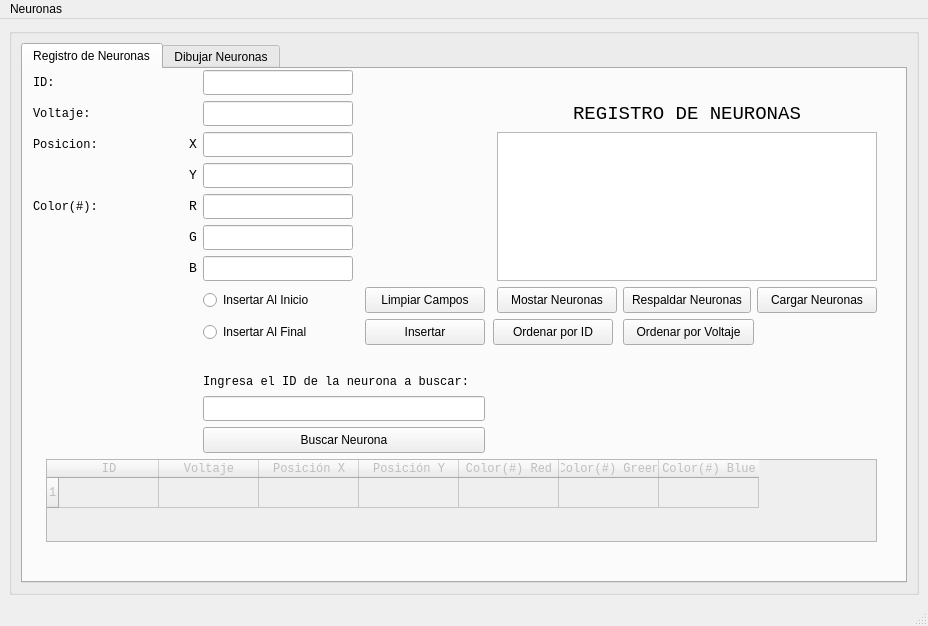
<?xml version="1.0" encoding="UTF-8"?>
<ui version="4.0">
 <class>MainWindow</class>
 <widget class="QMainWindow" name="MainWindow">
  <property name="geometry">
   <rect>
    <x>0</x>
    <y>0</y>
    <width>928</width>
    <height>626</height>
   </rect>
  </property>
  <property name="windowTitle">
   <string>MainWindow</string>
  </property>
  <widget class="QWidget" name="centralwidget">
   <layout class="QHBoxLayout" name="horizontalLayout">
    <item>
     <widget class="QGroupBox" name="groupBox">
      <property name="title">
       <string/>
      </property>
      <layout class="QGridLayout" name="gridLayout_2">
       <item row="0" column="0">
        <widget class="QTabWidget" name="tabWidget">
         <property name="currentIndex">
          <number>0</number>
         </property>
         <widget class="QWidget" name="tab_1">
          <attribute name="title">
           <string>Registro de Neuronas</string>
          </attribute>
          <widget class="QTableWidget" name="tableWidget">
           <property name="enabled">
            <bool>false</bool>
           </property>
           <property name="geometry">
            <rect>
             <x>23</x>
             <y>390</y>
             <width>831</width>
             <height>83</height>
            </rect>
           </property>
           <property name="font">
            <font>
             <family>Consolas</family>
            </font>
           </property>
           <property name="frameShadow">
            <enum>QFrame::Sunken</enum>
           </property>
           <property name="gridStyle">
            <enum>Qt::SolidLine</enum>
           </property>
           <property name="rowCount">
            <number>1</number>
           </property>
           <property name="columnCount">
            <number>7</number>
           </property>
           <attribute name="horizontalHeaderMinimumSectionSize">
            <number>17</number>
           </attribute>
           <row/>
           <column>
            <property name="text">
             <string>ID</string>
            </property>
            <property name="font">
             <font>
              <family>Consolas</family>
             </font>
            </property>
           </column>
           <column>
            <property name="text">
             <string>Voltaje</string>
            </property>
            <property name="font">
             <font>
              <family>Consolas</family>
             </font>
            </property>
           </column>
           <column>
            <property name="text">
             <string>Posición X</string>
            </property>
            <property name="font">
             <font>
              <family>Consolas</family>
             </font>
            </property>
           </column>
           <column>
            <property name="text">
             <string>Posición Y</string>
            </property>
            <property name="font">
             <font>
              <family>Consolas</family>
             </font>
            </property>
           </column>
           <column>
            <property name="text">
             <string>Color(#) Red</string>
            </property>
            <property name="font">
             <font>
              <family>Consolas</family>
             </font>
            </property>
           </column>
           <column>
            <property name="text">
             <string>Color(#) Green</string>
            </property>
            <property name="font">
             <font>
              <family>Consolas</family>
             </font>
            </property>
           </column>
           <column>
            <property name="text">
             <string>Color(#) Blue</string>
            </property>
            <property name="font">
             <font>
              <family>Consolas</family>
             </font>
            </property>
           </column>
           <item row="0" column="0">
            <property name="text">
             <string/>
            </property>
            <property name="flags">
             <set>ItemIsSelectable|ItemIsDragEnabled|ItemIsDropEnabled|ItemIsUserCheckable|ItemIsEnabled</set>
            </property>
           </item>
           <item row="0" column="1">
            <property name="text">
             <string/>
            </property>
            <property name="flags">
             <set>ItemIsSelectable|ItemIsDragEnabled|ItemIsDropEnabled|ItemIsUserCheckable|ItemIsEnabled</set>
            </property>
           </item>
           <item row="0" column="2">
            <property name="text">
             <string/>
            </property>
            <property name="flags">
             <set>ItemIsSelectable|ItemIsDragEnabled|ItemIsDropEnabled|ItemIsUserCheckable|ItemIsEnabled</set>
            </property>
           </item>
           <item row="0" column="3">
            <property name="text">
             <string/>
            </property>
            <property name="flags">
             <set>ItemIsSelectable|ItemIsDragEnabled|ItemIsDropEnabled|ItemIsUserCheckable|ItemIsEnabled</set>
            </property>
           </item>
           <item row="0" column="4">
            <property name="text">
             <string/>
            </property>
            <property name="flags">
             <set>ItemIsSelectable|ItemIsDragEnabled|ItemIsDropEnabled|ItemIsUserCheckable|ItemIsEnabled</set>
            </property>
           </item>
           <item row="0" column="5">
            <property name="text">
             <string/>
            </property>
            <property name="flags">
             <set>ItemIsSelectable|ItemIsDragEnabled|ItemIsDropEnabled|ItemIsUserCheckable|ItemIsEnabled</set>
            </property>
           </item>
           <item row="0" column="6">
            <property name="text">
             <string/>
            </property>
            <property name="flags">
             <set>ItemIsSelectable|ItemIsDragEnabled|ItemIsDropEnabled|ItemIsUserCheckable|ItemIsEnabled</set>
            </property>
           </item>
          </widget>
          <widget class="QPushButton" name="LoadPushButton">
           <property name="geometry">
            <rect>
             <x>734</x>
             <y>218</y>
             <width>120</width>
             <height>26</height>
            </rect>
           </property>
           <property name="minimumSize">
            <size>
             <width>120</width>
             <height>0</height>
            </size>
           </property>
           <property name="cursor">
            <cursorShape>PointingHandCursor</cursorShape>
           </property>
           <property name="text">
            <string>Cargar Neuronas</string>
           </property>
          </widget>
          <widget class="QLabel" name="GLabel">
           <property name="geometry">
            <rect>
             <x>166</x>
             <y>156</y>
             <width>8</width>
             <height>25</height>
            </rect>
           </property>
           <property name="font">
            <font>
             <family>Consolas</family>
             <pointsize>10</pointsize>
            </font>
           </property>
           <property name="text">
            <string>G</string>
           </property>
          </widget>
          <widget class="QLabel" name="Separator">
           <property name="geometry">
            <rect>
             <x>10</x>
             <y>218</y>
             <width>150</width>
             <height>26</height>
            </rect>
           </property>
           <property name="text">
            <string/>
           </property>
          </widget>
          <widget class="QPushButton" name="ShowNPushButton">
           <property name="geometry">
            <rect>
             <x>474</x>
             <y>218</y>
             <width>120</width>
             <height>26</height>
            </rect>
           </property>
           <property name="minimumSize">
            <size>
             <width>120</width>
             <height>0</height>
            </size>
           </property>
           <property name="maximumSize">
            <size>
             <width>120</width>
             <height>16777215</height>
            </size>
           </property>
           <property name="cursor">
            <cursorShape>PointingHandCursor</cursorShape>
           </property>
           <property name="text">
            <string>Mostar Neuronas</string>
           </property>
          </widget>
          <widget class="QLabel" name="WindowTitleLabel">
           <property name="geometry">
            <rect>
             <x>474</x>
             <y>32</y>
             <width>380</width>
             <height>25</height>
            </rect>
           </property>
           <property name="maximumSize">
            <size>
             <width>16777215</width>
             <height>236</height>
            </size>
           </property>
           <property name="font">
            <font>
             <family>Consolas</family>
             <pointsize>14</pointsize>
            </font>
           </property>
           <property name="text">
            <string>REGISTRO DE NEURONAS</string>
           </property>
           <property name="alignment">
            <set>Qt::AlignCenter</set>
           </property>
           <property name="margin">
            <number>-1</number>
           </property>
           <property name="indent">
            <number>-1</number>
           </property>
          </widget>
          <widget class="QRadioButton" name="EndInsertPushButton">
           <property name="geometry">
            <rect>
             <x>180</x>
             <y>251</y>
             <width>150</width>
             <height>24</height>
            </rect>
           </property>
           <property name="cursor">
            <cursorShape>PointingHandCursor</cursorShape>
           </property>
           <property name="text">
            <string>Insertar Al Final</string>
           </property>
          </widget>
          <widget class="QLabel" name="RLabel">
           <property name="geometry">
            <rect>
             <x>166</x>
             <y>125</y>
             <width>8</width>
             <height>25</height>
            </rect>
           </property>
           <property name="font">
            <font>
             <family>Consolas</family>
             <pointsize>10</pointsize>
            </font>
           </property>
           <property name="text">
            <string>R</string>
           </property>
          </widget>
          <widget class="QLineEdit" name="VoltLineEdit">
           <property name="geometry">
            <rect>
             <x>180</x>
             <y>32</y>
             <width>150</width>
             <height>25</height>
            </rect>
           </property>
          </widget>
          <widget class="QLineEdit" name="PosYLineEdit">
           <property name="geometry">
            <rect>
             <x>180</x>
             <y>94</y>
             <width>150</width>
             <height>25</height>
            </rect>
           </property>
          </widget>
          <widget class="QLabel" name="BLabel">
           <property name="geometry">
            <rect>
             <x>166</x>
             <y>187</y>
             <width>8</width>
             <height>25</height>
            </rect>
           </property>
           <property name="font">
            <font>
             <family>Consolas</family>
             <pointsize>10</pointsize>
            </font>
           </property>
           <property name="text">
            <string>B</string>
           </property>
          </widget>
          <widget class="QLabel" name="XLabel">
           <property name="geometry">
            <rect>
             <x>166</x>
             <y>63</y>
             <width>8</width>
             <height>25</height>
            </rect>
           </property>
           <property name="font">
            <font>
             <family>Consolas</family>
             <pointsize>10</pointsize>
            </font>
           </property>
           <property name="text">
            <string>X</string>
           </property>
          </widget>
          <widget class="QLabel" name="IDLabel">
           <property name="geometry">
            <rect>
             <x>10</x>
             <y>1</y>
             <width>150</width>
             <height>25</height>
            </rect>
           </property>
           <property name="font">
            <font>
             <family>Consolas</family>
            </font>
           </property>
           <property name="text">
            <string>ID:</string>
           </property>
          </widget>
          <widget class="QLabel" name="PosLabel">
           <property name="geometry">
            <rect>
             <x>10</x>
             <y>63</y>
             <width>150</width>
             <height>25</height>
            </rect>
           </property>
           <property name="font">
            <font>
             <family>Consolas</family>
            </font>
           </property>
           <property name="text">
            <string>Posicion:</string>
           </property>
          </widget>
          <widget class="QLabel" name="IDSearchLabel">
           <property name="geometry">
            <rect>
             <x>180</x>
             <y>305</y>
             <width>282</width>
             <height>16</height>
            </rect>
           </property>
           <property name="font">
            <font>
             <family>Consolas</family>
             <pointsize>9</pointsize>
            </font>
           </property>
           <property name="text">
            <string>Ingresa el ID de la neurona a buscar:</string>
           </property>
          </widget>
          <widget class="QLabel" name="ColorLabel">
           <property name="geometry">
            <rect>
             <x>10</x>
             <y>125</y>
             <width>150</width>
             <height>25</height>
            </rect>
           </property>
           <property name="font">
            <font>
             <family>Consolas</family>
            </font>
           </property>
           <property name="text">
            <string>Color(#):</string>
           </property>
          </widget>
          <widget class="QLabel" name="VoltLabel">
           <property name="geometry">
            <rect>
             <x>10</x>
             <y>32</y>
             <width>150</width>
             <height>25</height>
            </rect>
           </property>
           <property name="font">
            <font>
             <family>Consolas</family>
            </font>
           </property>
           <property name="text">
            <string>Voltaje:</string>
           </property>
          </widget>
          <widget class="QLineEdit" name="PosXLineEdit">
           <property name="geometry">
            <rect>
             <x>180</x>
             <y>63</y>
             <width>150</width>
             <height>25</height>
            </rect>
           </property>
          </widget>
          <widget class="QPushButton" name="SearchPushButton">
           <property name="geometry">
            <rect>
             <x>180</x>
             <y>358</y>
             <width>282</width>
             <height>26</height>
            </rect>
           </property>
           <property name="cursor">
            <cursorShape>PointingHandCursor</cursorShape>
           </property>
           <property name="text">
            <string>Buscar Neurona</string>
           </property>
          </widget>
          <widget class="QPushButton" name="CleanPushNutton">
           <property name="geometry">
            <rect>
             <x>342</x>
             <y>218</y>
             <width>120</width>
             <height>26</height>
            </rect>
           </property>
           <property name="minimumSize">
            <size>
             <width>120</width>
             <height>0</height>
            </size>
           </property>
           <property name="cursor">
            <cursorShape>PointingHandCursor</cursorShape>
           </property>
           <property name="text">
            <string>Limpiar Campos</string>
           </property>
          </widget>
          <widget class="QPushButton" name="SavePushButton">
           <property name="geometry">
            <rect>
             <x>600</x>
             <y>218</y>
             <width>128</width>
             <height>26</height>
            </rect>
           </property>
           <property name="minimumSize">
            <size>
             <width>120</width>
             <height>0</height>
            </size>
           </property>
           <property name="cursor">
            <cursorShape>PointingHandCursor</cursorShape>
           </property>
           <property name="text">
            <string>Respaldar Neuronas</string>
           </property>
          </widget>
          <widget class="QLineEdit" name="ColorRLineEdit">
           <property name="geometry">
            <rect>
             <x>180</x>
             <y>125</y>
             <width>150</width>
             <height>25</height>
            </rect>
           </property>
          </widget>
          <widget class="QPushButton" name="InserPushButton">
           <property name="geometry">
            <rect>
             <x>342</x>
             <y>250</y>
             <width>120</width>
             <height>26</height>
            </rect>
           </property>
           <property name="minimumSize">
            <size>
             <width>120</width>
             <height>0</height>
            </size>
           </property>
           <property name="cursor">
            <cursorShape>PointingHandCursor</cursorShape>
           </property>
           <property name="text">
            <string>Insertar</string>
           </property>
          </widget>
          <widget class="QLineEdit" name="ColorGLineEdit">
           <property name="geometry">
            <rect>
             <x>180</x>
             <y>156</y>
             <width>150</width>
             <height>25</height>
            </rect>
           </property>
          </widget>
          <widget class="QLineEdit" name="IDSearchLineEdit">
           <property name="geometry">
            <rect>
             <x>180</x>
             <y>327</y>
             <width>282</width>
             <height>25</height>
            </rect>
           </property>
          </widget>
          <widget class="QLabel" name="label">
           <property name="geometry">
            <rect>
             <x>180</x>
             <y>282</y>
             <width>150</width>
             <height>17</height>
            </rect>
           </property>
           <property name="text">
            <string/>
           </property>
          </widget>
          <widget class="QLineEdit" name="ColorBLineEdit">
           <property name="geometry">
            <rect>
             <x>180</x>
             <y>187</y>
             <width>150</width>
             <height>25</height>
            </rect>
           </property>
          </widget>
          <widget class="QPlainTextEdit" name="InfoDisplay">
           <property name="geometry">
            <rect>
             <x>474</x>
             <y>63</y>
             <width>380</width>
             <height>149</height>
            </rect>
           </property>
           <property name="readOnly">
            <bool>true</bool>
           </property>
          </widget>
          <widget class="QRadioButton" name="BegginInsertPushButton">
           <property name="geometry">
            <rect>
             <x>180</x>
             <y>219</y>
             <width>150</width>
             <height>24</height>
            </rect>
           </property>
           <property name="cursor">
            <cursorShape>PointingHandCursor</cursorShape>
           </property>
           <property name="text">
            <string>Insertar Al Inicio</string>
           </property>
          </widget>
          <widget class="QLineEdit" name="IDLineEdit">
           <property name="geometry">
            <rect>
             <x>180</x>
             <y>1</y>
             <width>150</width>
             <height>25</height>
            </rect>
           </property>
          </widget>
          <widget class="QLabel" name="YLabel">
           <property name="geometry">
            <rect>
             <x>166</x>
             <y>94</y>
             <width>8</width>
             <height>25</height>
            </rect>
           </property>
           <property name="font">
            <font>
             <family>Consolas</family>
             <pointsize>10</pointsize>
            </font>
           </property>
           <property name="text">
            <string>Y</string>
           </property>
          </widget>
          <widget class="QPushButton" name="pushButton">
           <property name="geometry">
            <rect>
             <x>470</x>
             <y>250</y>
             <width>120</width>
             <height>26</height>
            </rect>
           </property>
           <property name="minimumSize">
            <size>
             <width>120</width>
             <height>0</height>
            </size>
           </property>
           <property name="text">
            <string>Ordenar por ID</string>
           </property>
          </widget>
          <widget class="QPushButton" name="pushButton_2">
           <property name="geometry">
            <rect>
             <x>600</x>
             <y>250</y>
             <width>131</width>
             <height>26</height>
            </rect>
           </property>
           <property name="text">
            <string>Ordenar por Voltaje</string>
           </property>
          </widget>
         </widget>
         <widget class="QWidget" name="tab_2">
          <attribute name="title">
           <string>Dibujar Neuronas</string>
          </attribute>
          <widget class="QWidget" name="layoutWidget">
           <property name="geometry">
            <rect>
             <x>0</x>
             <y>0</y>
             <width>881</width>
             <height>501</height>
            </rect>
           </property>
           <layout class="QGridLayout" name="gridLayout">
            <item row="2" column="0">
             <widget class="QPushButton" name="LimpiarPanPushButton">
              <property name="cursor">
               <cursorShape>PointingHandCursor</cursorShape>
              </property>
              <property name="text">
               <string>Limpiar Pantalla</string>
              </property>
             </widget>
            </item>
            <item row="0" column="0" colspan="2">
             <widget class="QGraphicsView" name="graphicsView">
              <property name="renderHints">
               <set>QPainter::Antialiasing|QPainter::TextAntialiasing</set>
              </property>
             </widget>
            </item>
            <item row="1" column="0">
             <widget class="QPushButton" name="DibujarNPushButton">
              <property name="cursor">
               <cursorShape>PointingHandCursor</cursorShape>
              </property>
              <property name="text">
               <string>Dibujar Neuronas</string>
              </property>
             </widget>
            </item>
            <item row="1" column="1">
             <widget class="QPushButton" name="pushButton_3">
              <property name="text">
               <string>Dibujar conexiones entre neuronas cercanas</string>
              </property>
             </widget>
            </item>
           </layout>
          </widget>
         </widget>
        </widget>
       </item>
      </layout>
     </widget>
    </item>
   </layout>
  </widget>
  <widget class="QMenuBar" name="menubar">
   <property name="geometry">
    <rect>
     <x>0</x>
     <y>0</y>
     <width>928</width>
     <height>21</height>
    </rect>
   </property>
   <widget class="QMenu" name="menuNeuronas">
    <property name="title">
     <string>Neuronas</string>
    </property>
   </widget>
   <addaction name="menuNeuronas"/>
  </widget>
  <widget class="QStatusBar" name="statusbar"/>
 </widget>
 <resources/>
 <connections/>
</ui>
